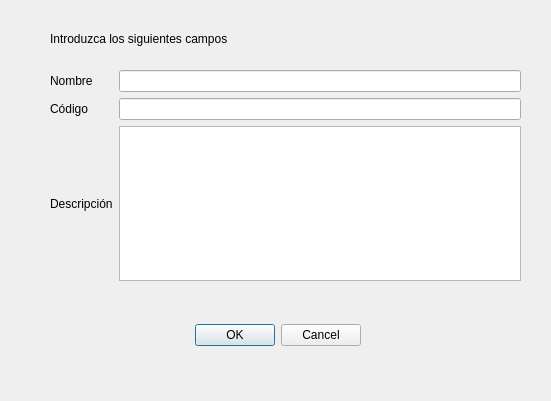
<?xml version="1.0" encoding="UTF-8"?>
<ui version="4.0">
 <class>Form</class>
 <widget class="QWidget" name="Form">
  <property name="geometry">
   <rect>
    <x>0</x>
    <y>0</y>
    <width>551</width>
    <height>401</height>
   </rect>
  </property>
  <property name="windowTitle">
   <string>Form</string>
  </property>
  <widget class="QLabel" name="label">
   <property name="geometry">
    <rect>
     <x>50</x>
     <y>30</y>
     <width>241</width>
     <height>17</height>
    </rect>
   </property>
   <property name="text">
    <string>Introduzca los siguientes campos</string>
   </property>
  </widget>
  <widget class="QDialogButtonBox" name="buttonBox">
   <property name="geometry">
    <rect>
     <x>180</x>
     <y>320</y>
     <width>181</width>
     <height>31</height>
    </rect>
   </property>
   <property name="standardButtons">
    <set>QDialogButtonBox::Cancel|QDialogButtonBox::Ok</set>
   </property>
  </widget>
  <widget class="QWidget" name="">
   <property name="geometry">
    <rect>
     <x>50</x>
     <y>70</y>
     <width>471</width>
     <height>211</height>
    </rect>
   </property>
   <layout class="QGridLayout" name="gridLayout">
    <item row="0" column="0">
     <widget class="QLabel" name="label_2">
      <property name="text">
       <string>Nombre</string>
      </property>
     </widget>
    </item>
    <item row="1" column="0">
     <widget class="QLabel" name="label_3">
      <property name="text">
       <string>Código</string>
      </property>
     </widget>
    </item>
    <item row="1" column="1">
     <widget class="QLineEdit" name="lineEdit_2"/>
    </item>
    <item row="2" column="1">
     <widget class="QTextEdit" name="textEdit"/>
    </item>
    <item row="2" column="0">
     <widget class="QLabel" name="label_4">
      <property name="text">
       <string>Descripción</string>
      </property>
     </widget>
    </item>
    <item row="0" column="1">
     <widget class="QLineEdit" name="lineEdit"/>
    </item>
   </layout>
  </widget>
 </widget>
 <resources/>
 <connections/>
</ui>
